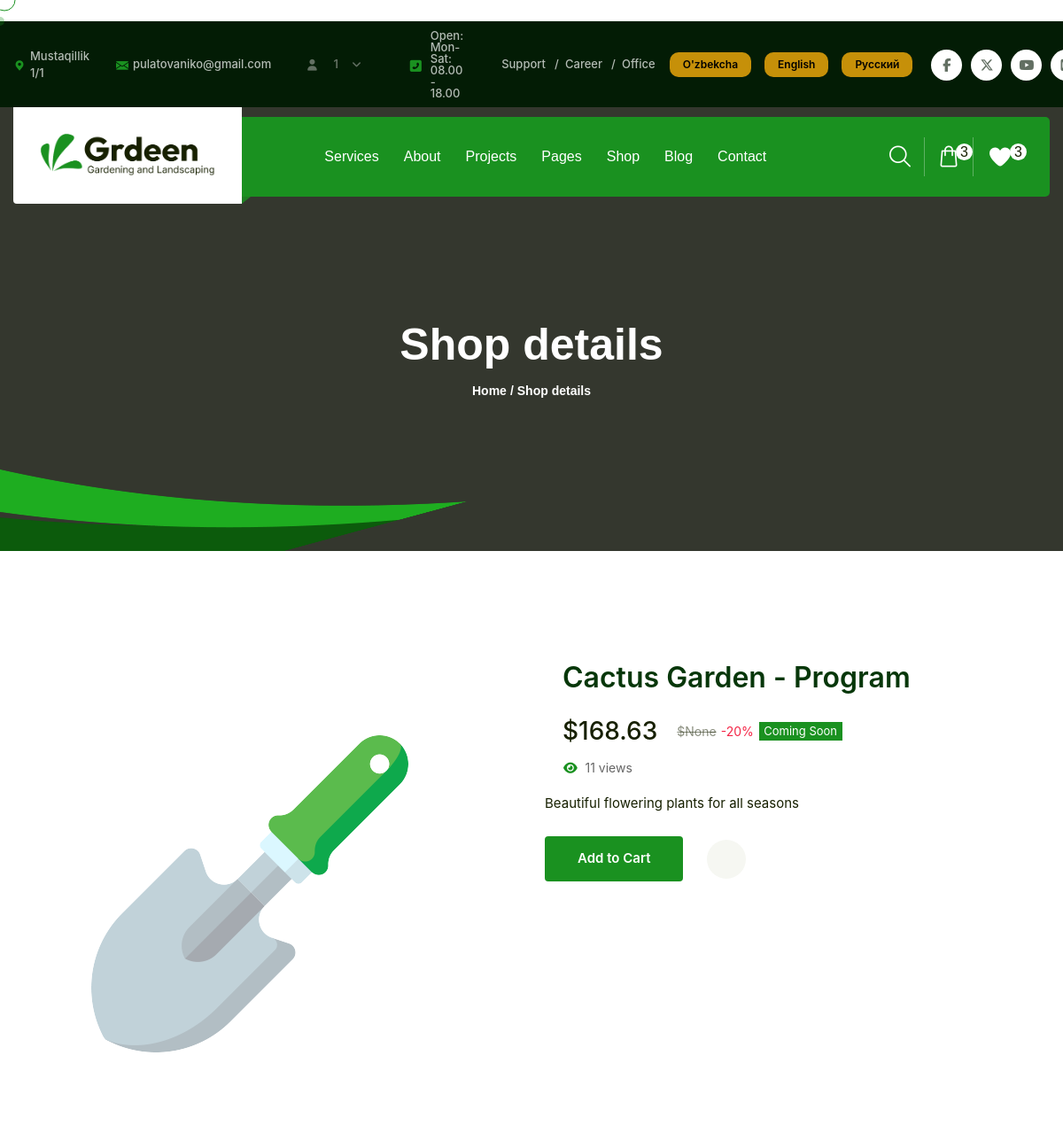
Before: /product_details/15/ (signed in, upper part) with the older database file.
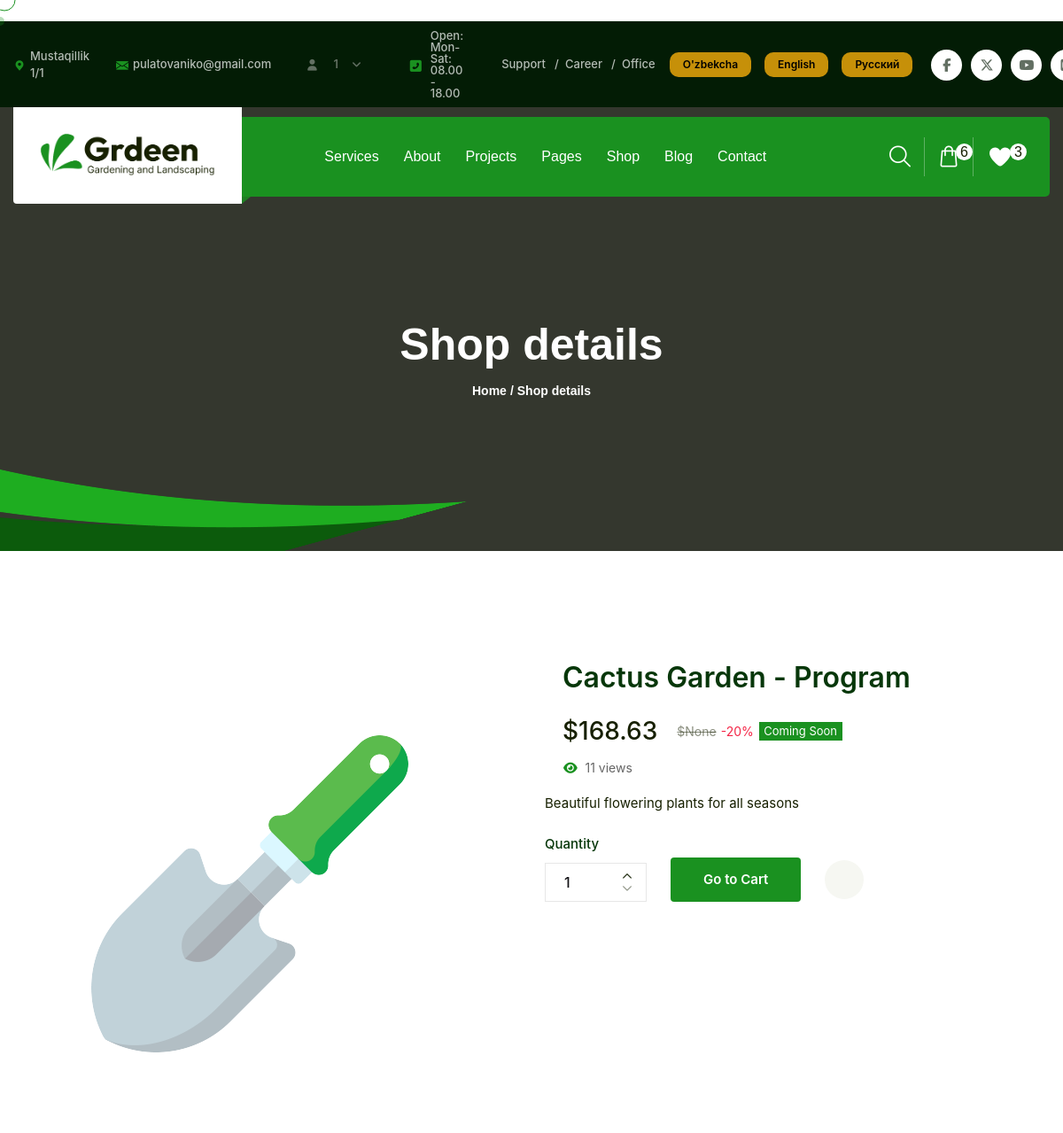
After: the same page with the newer database file.
### home/models.py (models this page shows, shortened)
class Cart(models.Model):
    product = models.ForeignKey(Product, on_delete=models.CASCADE)
    user = models.ForeignKey('auth.User', on_delete=models.CASCADE)
    quantity = models.IntegerField(default=1)
    created_at = models.DateTimeField(auto_now_add=True)

### home/views.py (the view)
# urls.py: path('product_details/<int:id>/', product_details, name='product_details'),
def product_details(request, id):
    products = get_object_or_404(Product, id=id, is_active=True)
    item = Cart.objects.filter(product=products, user=request.user).first()
    print("=================================")
    if item:
        print(item.quantity)
    else:
        print("No cart item found for this product")
    print("=================================")
    products.views += 1
    products.save()
    allproducts_queryset = Product.objects.filter(is_active=True, is_top=True).exclude(id=products.id)
    paginator = Paginator(allproducts_queryset, 3)  # 3 tadan chiqarish
    page_number = request.GET.get('page')
    allproducts = paginator.get_page(page_number)
    print("-----------------------------")
    for image in products.images.all():
        print(image.image.url)
    print("-----------------------------")
    if not products:
        messages.error(request, "Requested product not found!")
    context = {
        'products': products,
        'allproducts': allproducts,
        'page_obj': allproducts,
        'item': item
    }
    return render(request, 'product-details.html', context)

### home/context_processors.py (called while the page is built, shortened)
def infos(request):
    from home.models import MainInfo
    main_infos = MainInfo.objects.first()
    return {'info': main_infos}

def social_links(request):
    from home.models import SocialLink
    social_links = SocialLink.objects.filter(is_active=True)
    return {'social_links': social_links}

def populars(request):
    from .models import OurBlog
    populars = OurBlog.objects.filter(is_active=True).order_by('-publish_date')[:3]
    return {'populars': populars}

def cart_context(request):
    if request.user.is_authenticated:
        from home.models import Cart
        cart_items = Cart.objects.filter(user=request.user)
        cart_item_count = sum(item.quantity for item in cart_items)
        return {
            'cart_item_count': cart_item_count,
            'cart_items_total': cart_items.count()
        }

### templates/product-details.html (shortened to what the changed rows need)
﻿   {% extends "base.html" %} {% load static %}
   {% block content %}
        <section class="page-header">
            <div class="container">
                <h2 class="page-header__title">Shop details</h2>
            </div>
        </section>
        <section class="product-details">
            <div class="container">
                <div class="row">
                    <div class="col-lg-6 col-xl-6 wow fadeInRight" data-wow-delay="300ms">
                            <div class="product-details__qty">
                                {% if item %}
                                <div class="product-details__quantity" id="quantity-section-{{ products.id }}">
                                    <h3 class="product-details__quantity__title">Quantity</h3>
                                      <div class="quantity-box">
                                         <button type="button" class="sub" onclick="decreaseQuantity({{ item.id }})">
                                                        <i class="icon-down-arrow"></i>
                                                    </button>
                                                    <input type="text" id="qty-{{ item.id }}" value="{{ item.quantity }}" readonly min="1">
                                                    <button type="button" class="add" onclick="increaseQuantity({{ item.id }})">
                                                        <i class="icon-up-arrow"></i>
                                                    </button>
                                      </div>
                                </div>
                                {% endif %}
                                <div class="product-details__buttons">
                                    {% if item %}
                                        <a href="{% url 'cart' %}" class="grdeen-btn"><span>Go to Cart</span></a>
                                    {% else %}
                                        <a href="#" class="grdeen-btn add-to-cart-btn" data-product-id="{{ products.id }}"><span>Add to Cart</span></a>
                                    {% endif %}
                                </div>
                            </div>
                        </div>
                    </div>
                </div>
            </div>
{% endblock %}

### templates/base.html (shortened to what the changed rows need)
<!DOCTYPE html>{% load static %}
<html lang="en">
<head>
    <link href="../css2?family=DM+Sans:wght@100;200;300;400;500;600;700;800;900;1000&display=swap" rel="stylesheet">
    <link href="../css2-1?family=Inter:wght@100;200;300;400;500;600;700;800;900&display=swap" rel="stylesheet">
    <link href="../css2-2?family=Work+Sans:ital,wght@0,100..900;1,100..900&display=swap" rel="stylesheet">
    <link rel="stylesheet" href="{% static 'assets/vendors/bootstrap/css/bootstrap.min.css' %}">
    <link rel="stylesheet" href="{% static 'assets/vendors/bootstrap-select/bootstrap-select.min.css' %}">
    <link rel="stylesheet" href="{% static 'assets/vendors/animate/animate.min.css' %}">
    <link rel="stylesheet" href="{% static 'assets/vendors/fontawesome/css/all.min.css' %}">
    <link rel="stylesheet" href="{% static 'assets/vendors/jquery-ui/jquery-ui.css' %}">
    <link rel="stylesheet" href="{% static 'assets/vendors/jarallax/jarallax.css' %}">
    <link rel="stylesheet" href="{% static 'assets/vendors/jquery-magnific-popup/jquery.magnific-popup.css' %}">
    <link rel="stylesheet" href="{% static 'assets/vendors/nouislider/nouislider.min.css' %}">
    <link rel="stylesheet" href="{% static 'assets/vendors/nouislider/nouislider.pips.css' %}">
    <link rel="stylesheet" href="{% static 'assets/vendors/tiny-slider/tiny-slider.css' %}">
    <link rel="stylesheet" href="{% static 'assets/vendors/grdeen-icons/style.css' %}">
    <link rel="stylesheet" href="{% static 'assets/vendors/owl-carousel/css/owl.carousel.min.css' %}">
    <link rel="stylesheet" href="{% static 'assets/vendors/owl-carousel/css/owl.theme.default.min.css' %}">
    <link rel="stylesheet" href="{% static 'assets/vendors/grdeen-two-icons/style.css' %}">
    <link rel="stylesheet" href="{% static 'assets/css/grdeen.css' %}">
    <link rel="stylesheet" href="{% static 'assets/css/notifications.css' %}">
    <link rel="stylesheet" href="{% static 'assets/css/user-menu.css' %}">
    <link rel="stylesheet" href="https://cdnjs.cloudflare.com/ajax/libs/font-awesome/7.0.1/css/all.min.css"
 />
</head>
<body class="custom-cursor">
    <div class="page-wrapper">
        <header class="main-header main-header--three sticky-header sticky-header--normal">
            <div class="container-fluid">
                <div class="main-header__inner">
                    <div class="main-header__right">
                        <a href="{% url 'cart' %}" class="main-header__cart">
                            <div class="main-header__cart__icon">
                                <i class="icon-shop-bag" aria-hidden="true"></i>
                            </div>
                            <span class="main-header__cart__count" id="cart_count">{{ cart_item_count }}</span>
                        </a>
                    </div>
                </div>
            </div>
        </header>
        {% block content %}
        {% endblock %}
</body>
</html>

Changed rows visible on the page:
added Cart: quantity "1"
Other visible differences:
{{ cart_item_count }}: "3" → "6"
text no longer shown: "Add to Cart"
text now shown: "Quantity Go to Cart"
